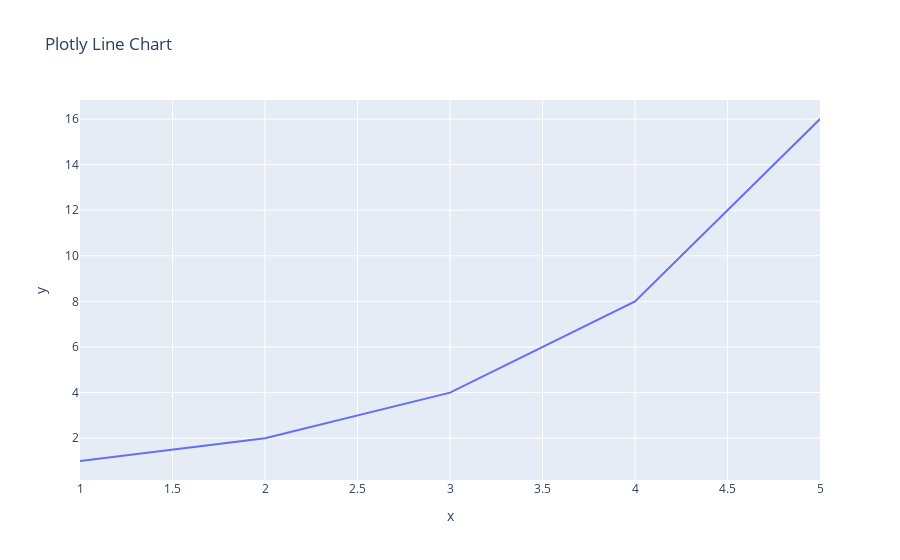

The notebook cell saved with this chart:
### Code cell
# plotly
import plotly.express as ps

x = [1, 2, 3, 4, 5]
y = [1, 2, 4, 8, 16]

fig = ps.line(x=x, y=y, title="Plotly Line Chart")
fig.show()

### Figure 1 — Plotly figure (JSON) as saved in the notebook; plotly's stock layout.template omitted (floating-point values rounded to 4 significant figures)
{"data": [{"hovertemplate": "x=%{x}<br>y=%{y}<extra></extra>", "legendgroup": "", "line": {"color": "#636efa", "dash": "solid"}, "marker": {"symbol": "circle"}, "mode": "lines", "name": "", "orientation": "v", "showlegend": false, "type": "scatter", "x": [1, 2, 3, 4, 5], "xaxis": "x", "y": [1, 2, 4, 8, 16], "yaxis": "y"}], "layout": {"legend": {"tracegroupgap": 0}, "title": {"text": "Plotly Line Chart"}, "xaxis": {"anchor": "y", "domain": [0, 1], "title": {"text": "x"}}, "yaxis": {"anchor": "x", "domain": [0, 1], "title": {"text": "y"}}}}
